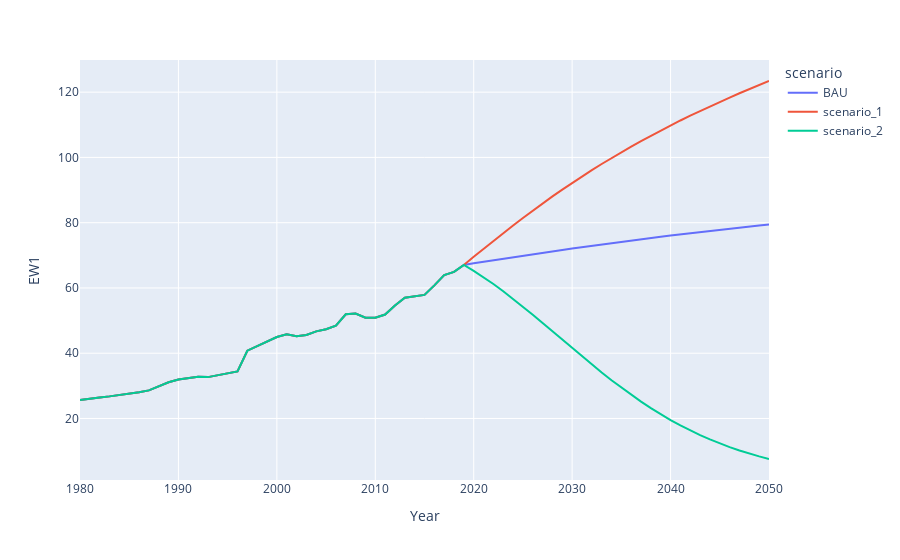

Here is the notebook cell this chart was saved with:
### Code cell
test_df = make_var_df('EW1').reset_index()
px.line(test_df.query("ISO == 'FRA'"), x='Year', y='EW1', color='scenario')
